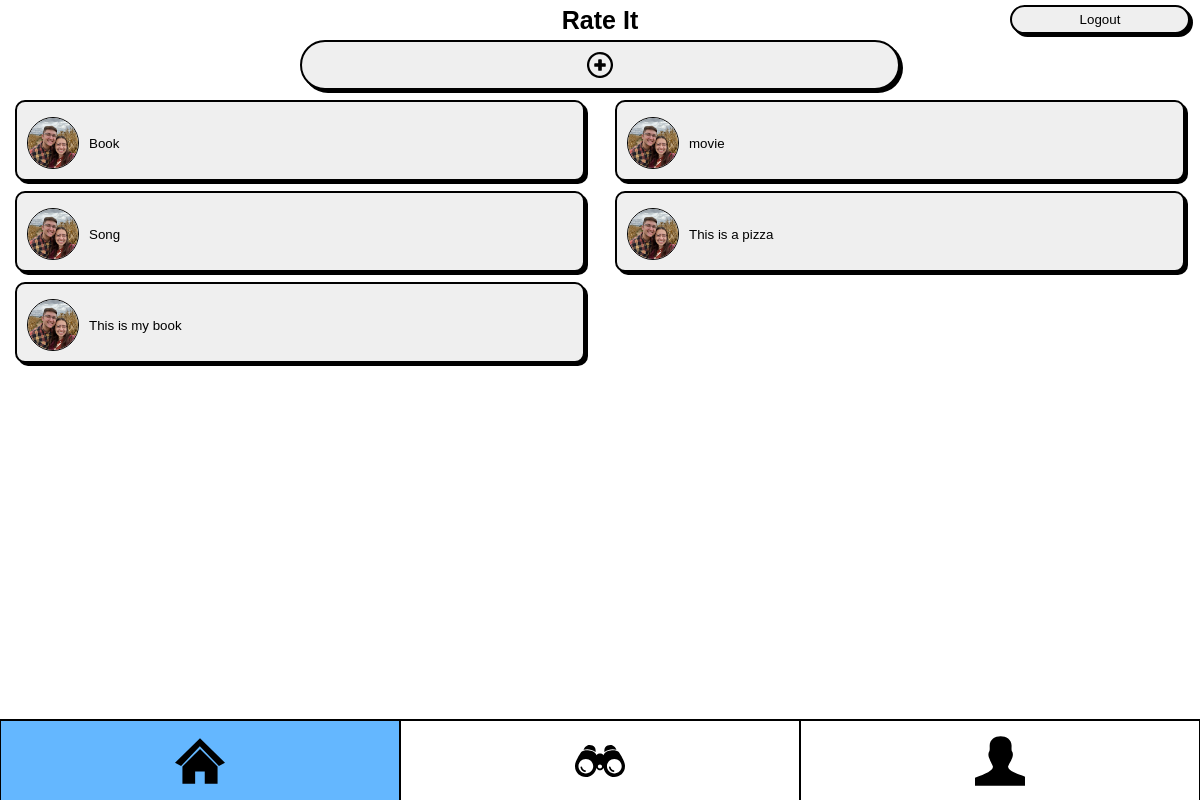
Before: /home/ (signed in) with the older database file.
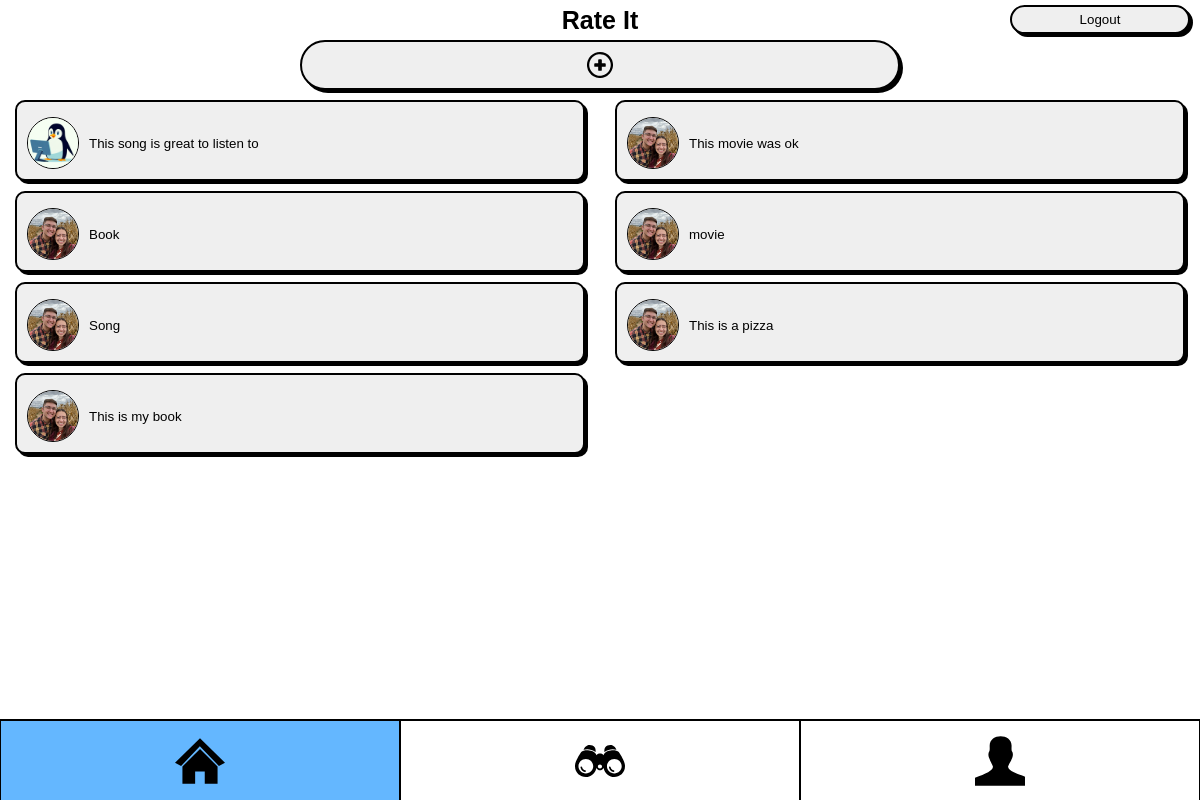
After: the same page with the newer database file.
### friends_haven_app/models.py (models this page shows, shortened)
class Post(models.Model):
    item_name = models.CharField(max_length=100)
    image = models.ImageField(upload_to='posts/', default=None, null=True, blank=True)
    creator = models.ForeignKey(Profile, on_delete=models.CASCADE)
    rate = models.IntegerField(default=0, validators=[MinValueValidator(0), MaxValueValidator(5)])
    caption = models.CharField(max_length=100)
    description = models.TextField(max_length=200)
    timestamp = models.DateTimeField(auto_now_add=True)
    category = models.ForeignKey(Category, on_delete=models.CASCADE, default=None, null=True,)
    community_rate = models.IntegerField(default=0)
    sections = models.CharField(max_length=5000, null= True, blank=True)
    answers = models.CharField(max_length=5000, null= True, blank=True)
    def getSections(self):
        return json.loads(self.sections)
    def getAnswers(self):
        return json.loads(self.answers)
    def time_ago(self):
        current_time = datetime.now(timezone.utc)
        time_difference = current_time - self.timestamp.replace(tzinfo=timezone.utc)
        hours, remainder = divmod(time_difference.seconds, 3600)
        minutes, seconds = divmod(remainder, 60)
        if hours == 1:
            return f"{hours} hour ago"
        if hours > 1:
            return f"{hours} hours ago"
        elif minutes == 1:
            return f"{minutes} minute ago"
        elif minutes > 1:
            return f"{minutes} minutes ago"
        elif seconds == 1:
            return f"{seconds} second ago"
        else:
            return f"{seconds} seconds ago"

class Profile(models.Model):
    user = models.OneToOneField(User, on_delete=models.CASCADE)
    profile_picture = models.ImageField(upload_to='profilePictures/', default=None, null=True, blank=True)
    description = models.TextField(max_length=200, default=None, null=True, blank=True)
    rates = models.IntegerField(default=0, null=True, blank=True)
    idols = models.CharField(max_length=50000,default=0, null=True, blank=True)
    fans = models.CharField(max_length=50000,default=0, null=True, blank=True)

### friends_haven_app/views.py (the view)
# urls.py: 2. Add a URL to urlpatterns:  path('', views.home, name='home')
@login_required(login_url='/')
def home(request):
    userProfile = Profile.objects.get(user=request.user)
    posts = Post.objects.all().order_by('-timestamp')
    left = posts[0::2]
    right = posts[1::2]
    data = {
        'userProfile': userProfile,
        'left': left,
        'right': right,
    }
    return render(request, 'home.html', data)

### friends_haven_app/templates/home.html (shortened to what this page needs)
{% extends "base.html" %}
{% load static %}
{% block content %}
<head>
    <link rel="stylesheet" type="text/css" href="{% static 'css/home.css' %}">
</head>
<body>
    <h1>Rate It</h1>
    <div class="section">
        <a href="/create">
            <button id="create" class="top">
            </button>
        </a>
        {% include 'items.html' %}
    </div>
</body>
{% endblock %}

### friends_haven_app/templates/items.html (shortened to what this page needs)
{% load static %}
<div class="cols">
    {% if left %}
        <div class="colLeft col">
            {% for post in left %}
                <button class="item" onclick="enlarge(this)">
                    <div class="capCon">
                        {% if post.creator.profile_picture %}
                            <img class="profilePic" src="{{ post.creator.profile_picture.url }}" width="100%" height="100%">
                        {% else %}
                            <img class="profilePic" src="{% static 'images/default.jpg' %}" width="100%" height="100%">
                        {% endif %}
                        <p class="caption">{{ post.caption }}</p>
                    </div>
                </button>
            {% endfor %}
        </div>
        <div class="colRight col">
            {% for post in right %}
                <button class="item" onclick="enlarge(this)">
                    <div class="capCon">
                        {% if post.creator.profile_picture %}
                            <img class="profilePic" src="{{ post.creator.profile_picture.url }}" width="100%" height="100%">
                        {% else %}
                            <img class="profilePic" src="{% static 'images/default.jpg' %}" width="100%" height="100%">
                        {% endif %}
                        <p class="caption">{{ post.caption }}</p>
                    </div>
                </button>
            {% endfor %}
        </div>
    {% else %}
        <button class="item">
            <p class="caption post">No posts yet.<br>Get the party started!</p>
        </button>
    {% endif %}
</div>

Changed rows visible on the page:
added Post: creator.profile_picture (picture), caption "This song is great to listen to", shown under "Rate It"
added Post: creator.profile_picture (picture), caption "This movie was ok"
